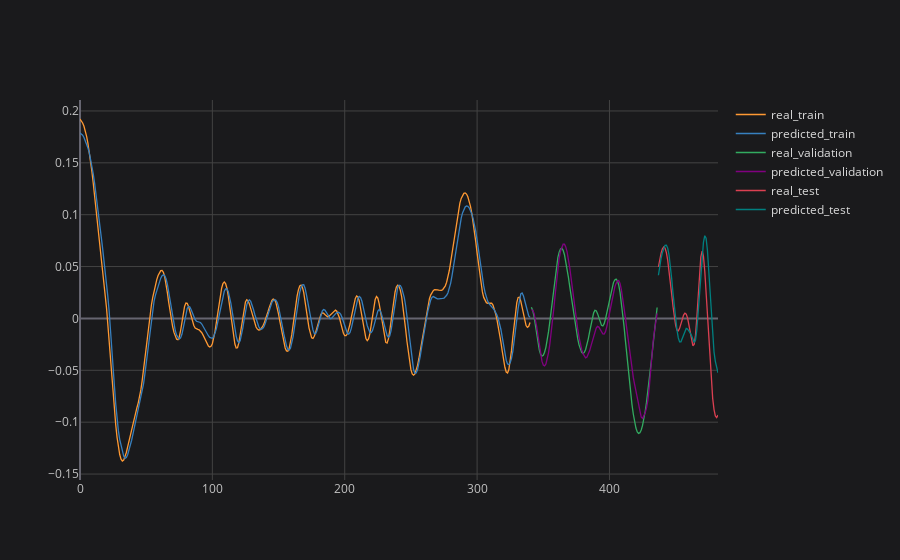

The notebook cell this image was saved under:
### Code cell
# plotting partial result
plot_ticker = 'BBDC4'
plot_feature = 'High'
plot_imf = 'IMF3'

concatenated_results[plot_ticker][plot_feature][plot_imf].iplot(title=f'{plot_ticker} {plot_feature} {plot_imf}', asFigure=True, layout=space)

### Figure 1 — Plotly figure (JSON) as saved in the notebook; plotly's stock layout.template omitted (floating-point values rounded to 4 significant figures; data arrays with more than 128 entries replaced by an {"elided": "..."} marker saying what was removed)
{"data": [{"line": {"color": "rgba(255, 153, 51, 1.0)", "dash": "solid", "shape": "linear", "width": 1.3}, "mode": "lines", "name": "real_train", "text": "", "type": "scatter", "x": {"elided": "483 int values"}, "y": {"elided": "483 mixed values"}}, {"line": {"color": "rgba(55, 128, 191, 1.0)", "dash": "solid", "shape": "linear", "width": 1.3}, "mode": "lines", "name": "predicted_train", "text": "", "type": "scatter", "x": {"elided": "483 int values"}, "y": {"elided": "483 mixed values"}}, {"line": {"color": "rgba(50, 171, 96, 1.0)", "dash": "solid", "shape": "linear", "width": 1.3}, "mode": "lines", "name": "real_validation", "text": "", "type": "scatter", "x": {"elided": "483 int values"}, "y": {"elided": "483 mixed values"}}, {"line": {"color": "rgba(128, 0, 128, 1.0)", "dash": "solid", "shape": "linear", "width": 1.3}, "mode": "lines", "name": "predicted_validation", "text": "", "type": "scatter", "x": {"elided": "483 int values"}, "y": {"elided": "483 mixed values"}}, {"line": {"color": "rgba(219, 64, 82, 1.0)", "dash": "solid", "shape": "linear", "width": 1.3}, "mode": "lines", "name": "real_test", "text": "", "type": "scatter", "x": {"elided": "483 int values"}, "y": {"elided": "483 mixed values"}}, {"line": {"color": "rgba(0, 128, 128, 1.0)", "dash": "solid", "shape": "linear", "width": 1.3}, "mode": "lines", "name": "predicted_test", "text": "", "type": "scatter", "x": {"elided": "483 int values"}, "y": {"elided": "483 mixed values"}}], "layout": {"legend": {"bgcolor": "#1A1A1C", "font": {"color": "#D9D9D9", "size": 12}}, "paper_bgcolor": "#1A1A1C", "plot_bgcolor": "#1A1A1C", "title": {"font": {"color": "#D9D9D9"}, "x": 0.5}, "xaxis": {"gridcolor": "#434343", "showgrid": true, "tickfont": {"color": "#C2C2C2", "size": 12}, "title": {"font": {"color": "#D9D9D9"}}, "zerolinecolor": "#666570"}, "yaxis": {"gridcolor": "#434343", "showgrid": true, "tickfont": {"color": "#C2C2C2", "size": 12}, "title": {"font": {"color": "#D9D9D9"}}, "zerolinecolor": "#666570"}}}
